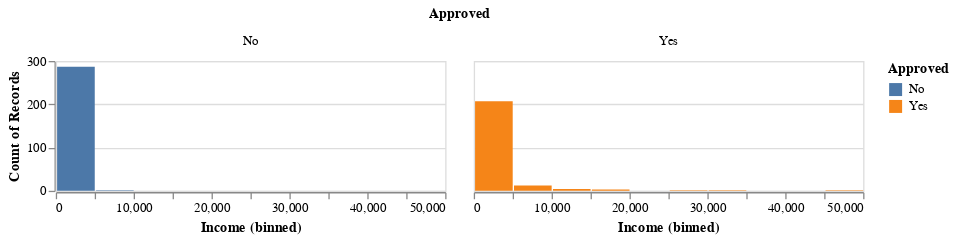

This figure's notebook cell:
### Markdown cell above
Figure 1. Number of records approved and not approved for credit card based on applicant's credit score.

### Code cell
data_vis_i = alt.Chart(data_train).mark_bar().encode(
    x = alt.X('Income').scale(clamp= True).bin(maxbins=20),
    y = alt.Y('count()'),
    color = alt.Color('Approved')
).properties(
    height=100
).facet(
    "Approved:N",)
data_vis_i

### Figure 1 — Vega-Lite specification as saved in the notebook (floating-point values rounded to 4 significant figures; data arrays with more than 128 entries replaced by an {"elided": "..."} marker saying what was removed)
{"config": {"view": {"continuousWidth": 300, "continuousHeight": 300}}, "data": {"name": "data-9b2ed57830432ad344c2b937c9697da2"}, "facet": {"field": "Approved", "type": "nominal"}, "spec": {"mark": {"type": "bar"}, "encoding": {"color": {"field": "Approved", "type": "nominal"}, "x": {"bin": {"maxbins": 20}, "field": "Income", "scale": {"clamp": true}, "type": "quantitative"}, "y": {"aggregate": "count", "type": "quantitative"}}, "height": 100}, "$schema": "https://vega.github.io/schema/vega-lite/v5.15.1.json", "datasets": {"data-9b2ed57830432ad344c2b937c9697da2": {"elided": "517 records"}}}
